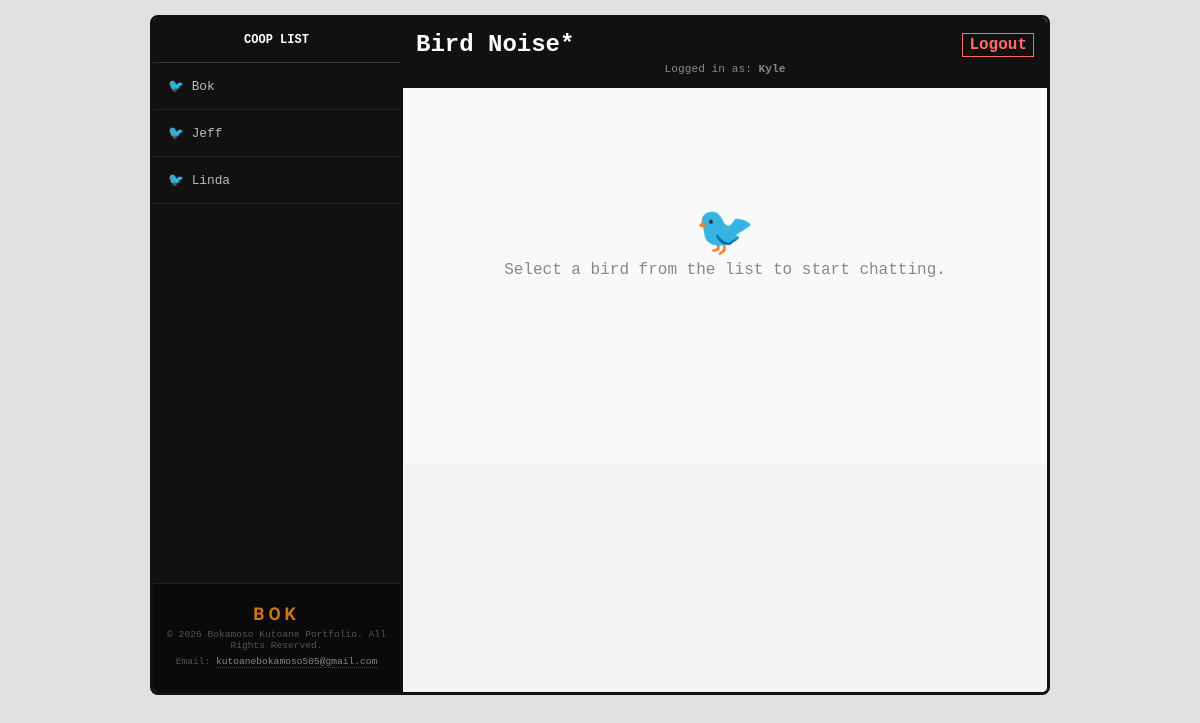
Page /index.php (signed in) on the committed database.
### tables this page shows
CREATE TABLE `users` (
  `id` int(11) NOT NULL,
  `username` text NOT NULL,
  `password` text NOT NULL,
  `onboarding_complete` tinyint(1) DEFAULT 0
);

### index.php (the view, shortened to what this page needs)
<?php
include "db.php";
$me = $_SESSION['username'];
$them = $_GET['user'] ?? '';
$user_sql = "SELECT username FROM users WHERE username != '$me' ORDER BY username ASC";
$user_result = mysqli_query($conn, $user_sql);
$all_users = mysqli_fetch_all($user_result, MYSQLI_ASSOC);
$messages = [];
?>
<!DOCTYPE html>
<html>
  <head>
    <link rel="stylesheet" href="style.css">
  </head>
  <body>
    <div class="chat-app">
      <div class="chat-sidebar">
        <div class="sidebar-header">COOP LIST</div>
          <div class="user-list">
            <?php foreach ($all_users as $user): ?>
              <a href="index.php?user=<?php echo urlencode($user['username']); ?>"
                class="user-link <?php echo ($them == $user['username']) ? 'active' : ''; ?>">
                🐦 <?php echo htmlspecialchars($user['username']); ?>
              </a>
            <?php endforeach; ?>
          </div>
          <div class="footer-info">
            <p class="logo">BOK</p>
            <p>&copy; 2026 Bokamoso Kutoane Portfolio. All Rights Reserved.</p>
            <p>Email: <a href="mailto:kutoanebokamoso505@gmail.com">kutoanebokamoso505@gmail.com</a></p>
          </div>
        </div>
      <div class="chat-main">
        <div class="chat-header">
          <div class="header-info-top" style="display:flex; justify-content: space-between; align-items:center;">
            <h2 style="margin:0;">
              <?php echo $them ? "Chatting with " . htmlspecialchars($them) : "Bird Noise*"; ?>
            </h2>
            <a href="logout.php" class="logout-btn">Logout</a>
          </div>
          <div style="font-size: 0.7rem; margin-top: 5px; color: #888;">
            Logged in as: <strong><?php echo htmlspecialchars($me); ?></strong>
          </div>
        </div>
        <div class="chat-body">
          <?php if ($them): ?>
            <?php if (!empty($messages)): ?>
              <?php foreach ($messages as $msg): ?>
                <?php $class = (strtolower($msg['name']) === strtolower($me)) ? 'sent' : 'received'; ?>
                <div class="message-row <?php echo $class; ?>">
                  <div class="message-bubble">
                    <div class="message-top">
                      <span class="username"><?php echo htmlspecialchars($msg['name']); ?></span>
                      <span class="msg-index">via: <?php echo $msg['transportation']; ?></span>
                    </div>
                    <div class="message-text"><?php echo htmlspecialchars($msg['message']); ?></div>
                    <div class="message-times"><span><?php echo $msg['time_sent']; ?></span></div>
                  </div>
                </div>
              <?php endforeach; ?>
            <?php else: ?>
              <p style="text-align:center; padding-top:20px; color:#888;">No birds have arrived yet...</p>
            <?php endif; ?>
          <?php else: ?>
            <div style="text-align:center; margin-top:100px; color:#888;">
              <p style="font-size: 3rem;">🐦</p>
              <p>Select a bird from the list to start chatting.</p>
            </div>
          <?php endif; ?>
        </div>
      </div>
    </div>
  </body>
</html>

### style.css (style rules this page uses)
* { margin: 0; padding: 0; box-sizing: border-box; font-family: 'Courier New', Courier, monospace; }
body { background-color: #e0e0e0; padding: 15px; display: flex; justify-content: center; }
.chat-app { width: 100%; max-width: 900px; height: 85vh; background: white; border: 3px solid #111; border-radius: 8px; display: flex; flex-direction: row; overflow: hidden; }
.chat-header { background: #111; color: white; padding: 13px; text-align: center; }
.chat-sidebar { width: 250px; background: #111; color: white; display: flex; flex-direction: column; border-right: 3px solid #111; }
.sidebar-header { padding: 15px; background: #111; font-weight: bold; font-size: 0.75rem; text-align: center; border-bottom: 1px solid #333; }
.user-list { flex: 1; overflow-y: auto; }
.user-link { display: block; padding: 15px; color: #bbb; text-decoration: none; font-size: 0.8rem; border-bottom: 1px solid #222; transition: 0.2s; }
.chat-main { flex: 1; display: flex; flex-direction: column; height: 100%; background: #f4f4f4; }
.logout-btn { color: #ff6b6b; text-decoration: none; border: 1px solid #ff6b6b; padding: 2px 6px; font-weight: bold; transition: 0.2s; }
.chat-body { height: 375px; background: #f9f9f9; padding: 15px; overflow-y: auto; display: flex; flex-direction: column; }
.logo { font-family: "Quantico", sans-serif; font-weight: bold; font-size: 1.2rem; color: #E5E4E2; }
.footer-info { margin-top: auto; padding: 20px 10px; background: #0a0a0a; border-top: 1px solid #222; font-size: 0.6rem; color: #555; text-align: center; }
.footer-info .logo { color: #CC741A; font-size: 1.1rem; font-weight: bold; letter-spacing: 4px; margin-bottom: 5px; }
.footer-info p { margin-bottom: 5px; }
.footer-info a { color: #888; text-decoration: none; border-bottom: 1px dotted #444; }

### rows in the picture
users: username "Bok"
users: username "Jeff"
users: username "Linda"

### other values in the picture
$me "Kyle"
